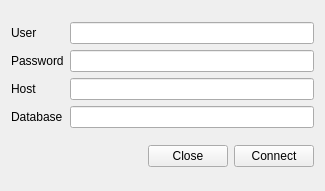
<?xml version="1.0" encoding="UTF-8"?>
<ui version="4.0">
 <class>ConnForm</class>
 <widget class="QWidget" name="ConnForm">
  <property name="geometry">
   <rect>
    <x>0</x>
    <y>0</y>
    <width>325</width>
    <height>191</height>
   </rect>
  </property>
  <property name="windowTitle">
   <string>Connect to Postgres</string>
  </property>
  <layout class="QGridLayout" name="gridLayout_2">
   <item row="0" column="0">
    <layout class="QGridLayout" name="gridLayout">
     <item row="0" column="0">
      <widget class="QLabel" name="label">
       <property name="text">
        <string>User</string>
       </property>
      </widget>
     </item>
     <item row="0" column="1">
      <widget class="QLineEdit" name="userInput"/>
     </item>
     <item row="1" column="0">
      <widget class="QLabel" name="label_2">
       <property name="text">
        <string>Password</string>
       </property>
      </widget>
     </item>
     <item row="1" column="1">
      <widget class="QLineEdit" name="passwdInput">
       <property name="echoMode">
        <enum>QLineEdit::Password</enum>
       </property>
      </widget>
     </item>
     <item row="2" column="0">
      <widget class="QLabel" name="label_3">
       <property name="text">
        <string>Host</string>
       </property>
      </widget>
     </item>
     <item row="2" column="1">
      <widget class="QLineEdit" name="hostInput"/>
     </item>
     <item row="3" column="0">
      <widget class="QLabel" name="label_4">
       <property name="text">
        <string>Database</string>
       </property>
      </widget>
     </item>
     <item row="3" column="1">
      <widget class="QLineEdit" name="dbInput"/>
     </item>
    </layout>
   </item>
   <item row="1" column="0">
    <layout class="QHBoxLayout" name="horizontalLayout">
     <item>
      <spacer name="horizontalSpacer">
       <property name="orientation">
        <enum>Qt::Horizontal</enum>
       </property>
       <property name="sizeHint" stdset="0">
        <size>
         <width>40</width>
         <height>20</height>
        </size>
       </property>
      </spacer>
     </item>
     <item>
      <widget class="QPushButton" name="closeBtn">
       <property name="text">
        <string>Close</string>
       </property>
      </widget>
     </item>
     <item>
      <widget class="QPushButton" name="connBtn">
       <property name="text">
        <string>Connect</string>
       </property>
      </widget>
     </item>
    </layout>
   </item>
  </layout>
 </widget>
 <resources/>
 <connections>
  <connection>
   <sender>closeBtn</sender>
   <signal>clicked()</signal>
   <receiver>ConnForm</receiver>
   <slot>close()</slot>
   <hints>
    <hint type="sourcelabel">
     <x>181</x>
     <y>162</y>
    </hint>
    <hint type="destinationlabel">
     <x>162</x>
     <y>95</y>
    </hint>
   </hints>
  </connection>
 </connections>
</ui>
